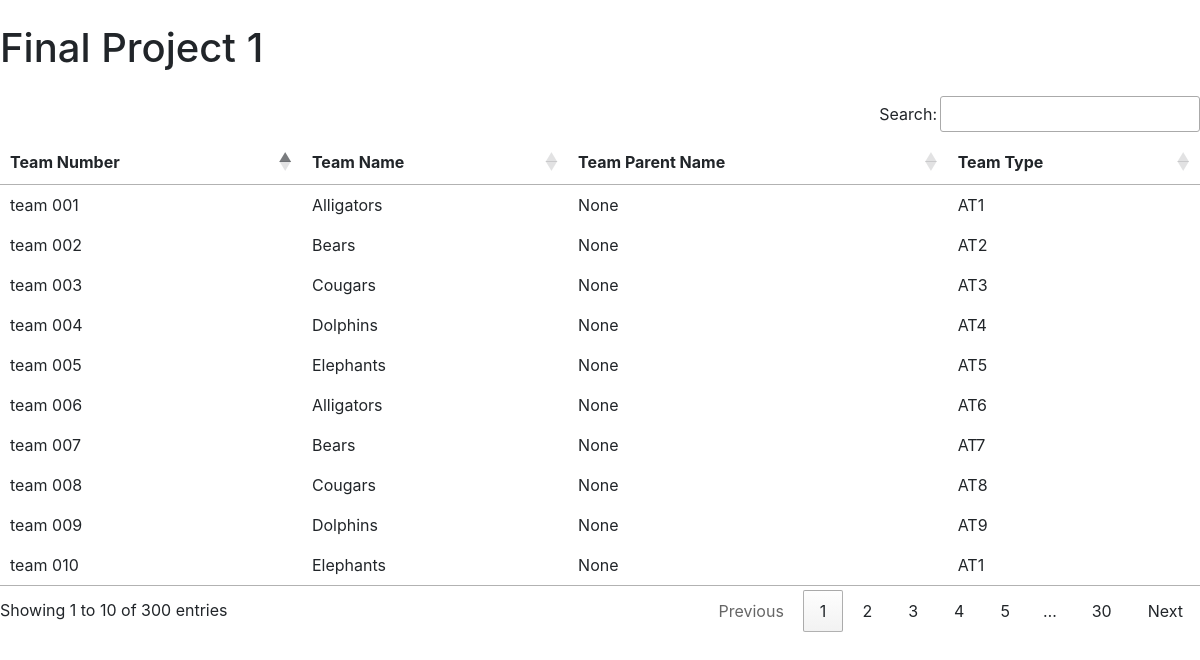
The page / on the database its author committed.
### tables this page shows
CREATE TABLE `trains_and_teams` (
  `team_id` varchar(50) NOT NULL,
  `team_name` varchar(55) NOT NULL,
  `parent_name` varchar(55) DEFAULT NULL,
  `type` varchar(3) DEFAULT NULL
);

### index.php (the view, shortened to what this page needs)
<?php
  require_once("initialize.php");
  $query = "SELECT * FROM trains_and_teams";
  $GLOBALS['agileTeamsResults'] = mysqli_query($db, $query);
?>
<?php include('header.php'); ?>
    <div calss="container-fluid">
      <h1 class="my-4">Final Project 1</h1>
      <div id="tableView">
        <table calss="table table-striped" id="agileTeamsTable">
          <div class="table responsive">
            <thead>
              <tr>
                <th>Team Number</th>
                <th>Team Name</th>
                <th>Team Parent Name</th>
                <th>Team Type</th>
              </tr>
            </thead>
            <tbody>
              <?php
                if ($agileTeamsResults->num_rows > 0){
                  while($row = $agileTeamsResults->fetch_assoc()){
                    echo '<tr>
                            <td>'.$row['team_id'].'</td>
                            <td>'.$row["team_name"].'</td>
                            <td>'.$row["parent_name"].'</td>
                            <td>'.$row["type"].'</td>
                          </tr>';
                  }
                } else {
                  echo "0 results";
                }
              ?>
            </tbody>
          </div>
        </table>
      </div>
    </div>
<?php include('footer.php'); ?>

### header.php (shortened to what this page needs)
<!DOCTYPE html>
<html>
  <head>
    <link rel="stylesheet" type="text/css" href="styles/style.css">
    <link rel="stylesheet" href="https://cdn.datatables.net/1.10.19/css/jquery.dataTables.min.css">
  </head>
  <body>

### footer.php (shortened to what this page needs)
<link rel="stylesheet" href="https://maxcdn.bootstrapcdn.com/bootstrap/4.0.0/css/bootstrap.min.css">
</body>
</html>

### rows shown on the page
trains_and_teams: team_id "team 001", team_name "Alligators", parent_name "None", type "AT1"
trains_and_teams: team_id "team 002", team_name "Bears", parent_name "None", type "AT2"
trains_and_teams: team_id "team 003", team_name "Cougars", parent_name "None", type "AT3"
trains_and_teams: team_id "team 004", team_name "Dolphins", parent_name "None", type "AT4"
trains_and_teams: team_id "team 005", team_name "Elephants", parent_name "None", type "AT5"
trains_and_teams: team_id "team 006", team_name "Alligators", parent_name "None", type "AT6"
trains_and_teams: team_id "team 007", team_name "Bears", parent_name "None", type "AT7"
trains_and_teams: team_id "team 008", team_name "Cougars", parent_name "None", type "AT8"
trains_and_teams: team_id "team 009", team_name "Dolphins", parent_name "None", type "AT9"
trains_and_teams: team_id "team 010", team_name "Elephants", parent_name "None", type "AT1"
